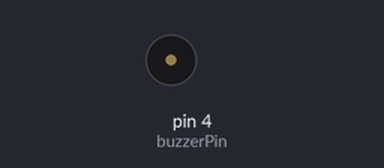
Recording of a sketch running on a simulated Arduino Uno, built with avr-gcc and run on an emulated ATmega328P. Parts: buzzer (waves = sounding).

Above: at 0.1 s.
At 2.3 s:
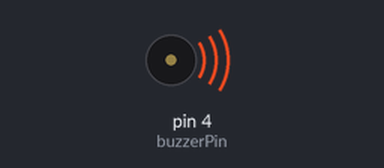
Timing chart, 0 to 3.8 s (numbered marks = the images above):
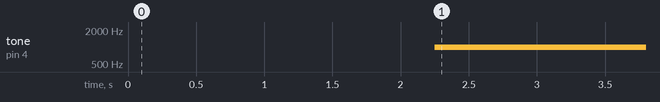

The sketch:

AT85_Vel_Proc.ino
```cpp
const int buzzerPin = 4;  // Pin del buzzer (ajusta según tu conexión)
unsigned long tiempoInicio;
unsigned long tiempoFinal;
unsigned long tiempoTotal;

void setup() {
  pinMode(buzzerPin, OUTPUT);
  tiempoInicio = micros();  // Guarda el tiempo inicial en microsegundos
}

void loop() {
  // Realiza alguna operación intensiva (ejemplo: un cálculo matemático)
  for (volatile long i = 0; i < 1000000; i++) {
    __asm__ __volatile__ ("nop");  // Instrucción de "no operación" para simular procesamiento
  }

  tiempoFinal = micros();  // Guarda el tiempo final
  tiempoTotal = tiempoFinal - tiempoInicio;  // Calcula el tiempo total

  // Activa el buzzer para indicar que terminó
  tone(buzzerPin, 1000, 20000);  // 1000 Hz, 200 ms de duración
  delay(500);  // Pequeña pausa para evitar repeticiones rápidas

  // Reinicia el tiempo para la próxima medición
  tiempoInicio = micros();
}
```

Measured:
- by itself, tone on pin 4 (buzzerPin): silent → 1000 Hz at 2.3 s
